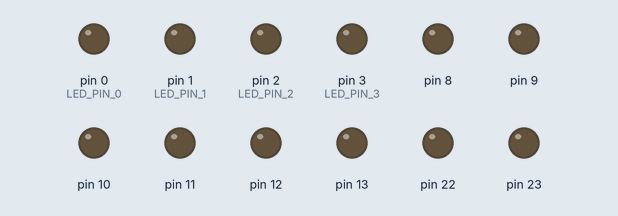
This sketch was run on a simulated Arduino Uno, built with avr-gcc and run on an emulated ATmega328P. Shown: output pins drawn as LEDs (lit = HIGH).

Above: at 0.1 s.
At 19.1 s:
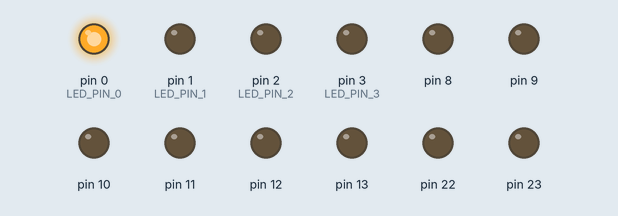
At 39.1 s:
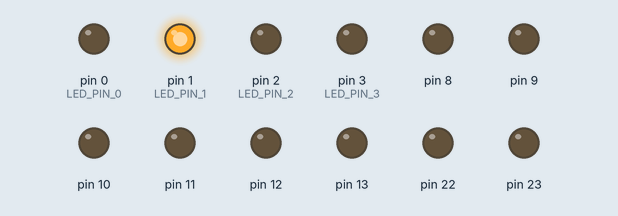
Timing chart, 0 to 40.0 s (numbered marks = the images above):
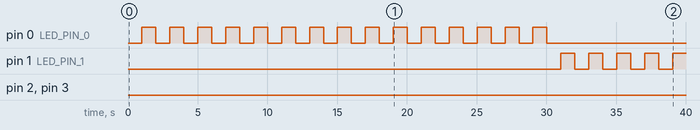

Measured:
- by itself, pin 0 (LED_PIN_0): alternates HIGH for 1.0 s and LOW for 1.0 s, 30 changes in all, then stays LOW
- by itself, pin 1 (LED_PIN_1): LOW → HIGH at 31.0 s, → LOW 1.0 s later, → HIGH 1.0 s later, → LOW 1.0 s later, … (9 changes in this stretch)

The sketch:

ToothBrushingTimer.ino
```cpp
/*
tooth brushing timer
 */

const int LED_PIN_0 = 0;
const int LED_PIN_1 = 1;
const int LED_PIN_2 = 2;
const int LED_PIN_3 = 3;

int ledPin = LED_PIN_0;
int endPin = LED_PIN_0;

int counter = 0;
boolean stop = false;
int ledState = LOW;             // ledState used to set the LED
long previousMillis = 0;        // will store last time LED was updated

long interval = 1000;           // interval at which to blink (milliseconds)

void setup() {
    DDRB = B11111111;  // set all pins as OUTPUT

    pinMode(LED_PIN_0, OUTPUT);
    digitalWrite(LED_PIN_0, LOW);
    pinMode(LED_PIN_1, OUTPUT);
    digitalWrite(LED_PIN_1, LOW);
    pinMode(LED_PIN_2, OUTPUT);
    digitalWrite(LED_PIN_2, LOW);
    pinMode(LED_PIN_3, OUTPUT);
    digitalWrite(LED_PIN_3, LOW);
}

void loop()
{
  unsigned long currentMillis = millis();

  if(currentMillis - previousMillis > interval) {

    if (!stop) {

      // save the last time you blinked the LED
      previousMillis = currentMillis;

      // if the LED is off turn it on and vice-versa:
      if (ledState == LOW)
        ledState = HIGH;
      else
        ledState = LOW;

      // set the LED with the ledState of the variable:
      digitalWrite(ledPin, ledState);
      counter++;

      if (counter >= 30) {
        counter = 0;
        digitalWrite(ledPin, LOW);
        ledPin++;
        if (ledPin > LED_PIN_3) {
          stop = true;
          interval = interval / 4;
        }
      }
    } else if (stop) {
      previousMillis = currentMillis;

      digitalWrite(LED_PIN_0, LOW);
      digitalWrite(LED_PIN_1, LOW);
      digitalWrite(LED_PIN_2, LOW);
      digitalWrite(LED_PIN_3, LOW);

      digitalWrite(endPin, HIGH);
      endPin++;
      if (endPin > LED_PIN_3) {
        endPin = LED_PIN_0;
      }
    }
  }
}
```
